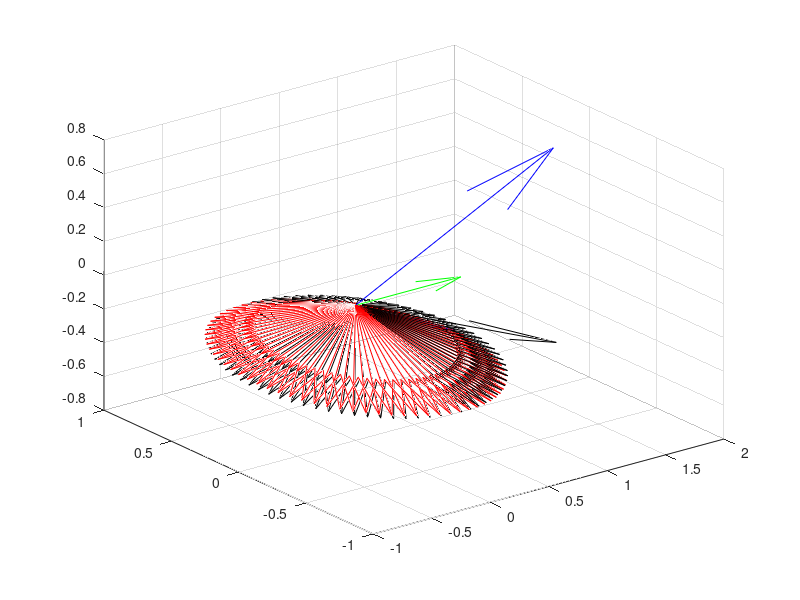

Write MATLAB code to recreate this figure.
x = [1,0,0]';
jj=1;
th = 20;
eta = 0:360/72:360;
eta = eta;
ome = -62.5:5:62.5;

figure
quiver3(0,0,0,x(1),x(2),x(3),'g');
hold on

R_th    = [ ...
        cosd(th(jj)) 0 sind(th(jj)); ...
        0 1 0; ...
        -sind(th(jj)) 0 cosd(th(jj)); ...
        ];
    q0  = R_th*x;
    
q_eta   = zeros(3,length(eta));

quiver3(0,0,0,q0(1),q0(2),q0(3),'b');

for i = 1:length(eta)
    %z-axis rotation
    R_eta   = [ ...
        cosd(eta(i)) -sind(eta(i)) 0; ...
        sind(eta(i)) cosd(eta(i)) 0; ...
        0 0 1]';
    q_eta(:,i)  = R_eta*q0;
    quiver3(0,0,0,q_eta(1,i),q_eta(2,i),q_eta(3,i),'r');
end

for i = 1:1:length(ome)
        %y-axis rotation
        R_ome   = [ ...
            cosd(ome(i)) 0 sind(ome(i)); ...
            0 1 0; ...
            -sind(ome(i)) 0 cosd(ome(i)); ...
            ];
        q_ome	= R_ome*q_eta;

        if(i==13)
            for(oo=1:size(q_eta,2))
                if(oo==1)
                    quiver3(0,0,0,2*q_ome(1,oo),2*q_ome(2,oo),2*q_ome(3,oo),'k')
                else
                    quiver3(0,0,0,q_ome(1,oo),q_ome(2,oo),q_ome(3,oo),'k')
                end
            end
        end
        
        ini = 1 + length(eta) * (i - 1);
        fin = length(eta) * i;
        q_pf(ini:fin,:,jj)  = q_ome';

end
    

R_th2    = [cosd(th(jj)), 0, sind(th(jj)); ...
        0, 1, 0; ...
        sind(th(jj)), 0, cosd(th(jj))];
q02  = 2*R_th2*x;
   
quiver3(0,0,0,q02(1),q02(2),q02(3),'b');